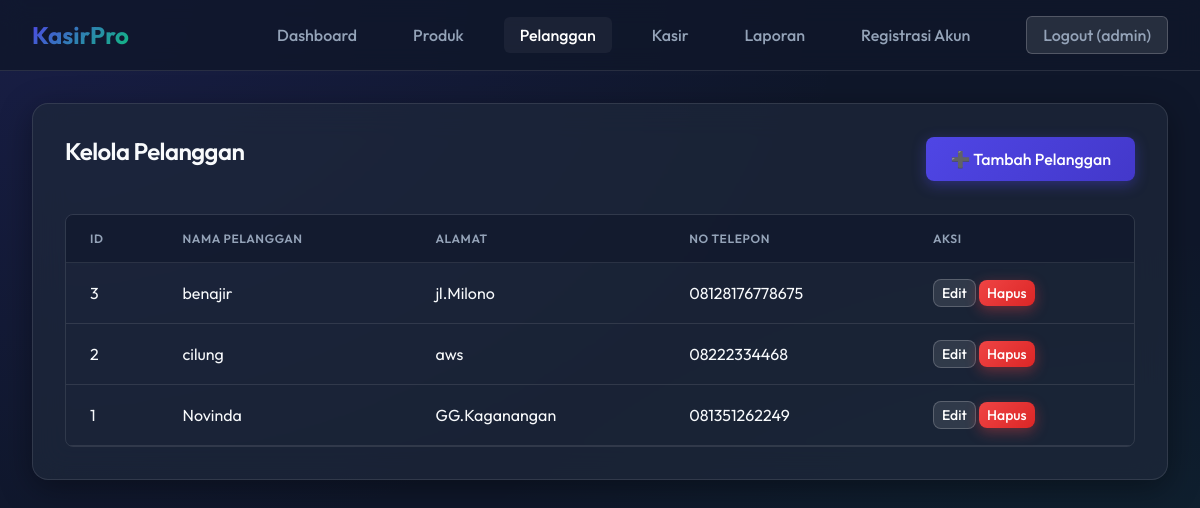
/pelanggan.php (signed in), run on an earlier commit of the app's database.
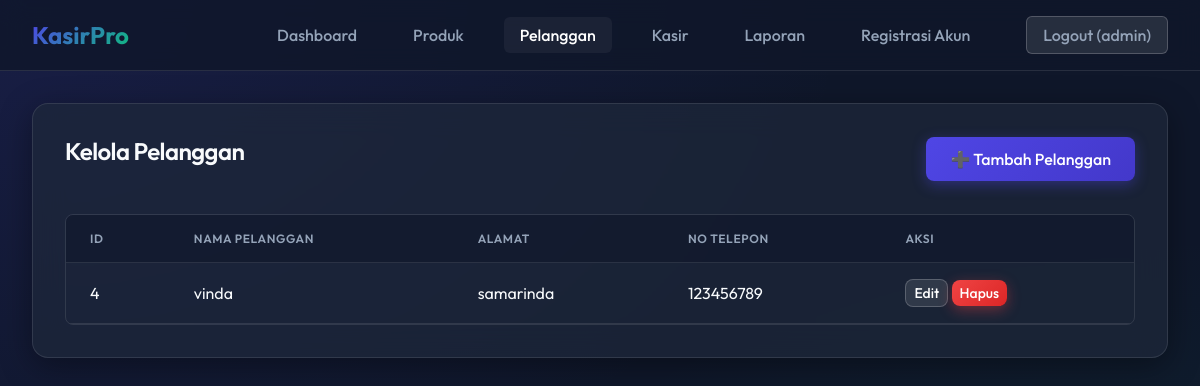
And on a later commit of the database.
### tables this page shows
CREATE TABLE pelanggan (
            PelangganID INTEGER PRIMARY KEY AUTOINCREMENT,
            NamaPelanggan VARCHAR(255) NOT NULL,
            Alamat TEXT NOT NULL,
            NomorTelepon VARCHAR(15) NOT NULL
        );

### pelanggan.php (the view, shortened to what this page needs)
<?php
require 'header.php';
require 'koneksi.php';
$pelanggan = $pdo->query("SELECT * FROM pelanggan ORDER BY PelangganID DESC")->fetchAll();
?>
<div class="glass-panel">
    <div style="display: flex; justify-content: space-between; align-items: center; margin-bottom: 2rem;">
        <h2>Kelola Pelanggan</h2>
        <button onclick="document.getElementById('modalTambah').classList.add('show')" class="btn btn-primary">➕ Tambah Pelanggan</button>
    </div>
    <div class="table-container">
        <table>
            <thead>
                <tr>
                    <th>ID</th>
                    <th>Nama Pelanggan</th>
                    <th>Alamat</th>
                    <th>No Telepon</th>
                    <th>Aksi</th>
                </tr>
            </thead>
            <tbody>
                <?php foreach ($pelanggan as $p): ?>
                <tr>
                    <td><?= $p['PelangganID'] ?></td>
                    <td><?= htmlspecialchars($p['NamaPelanggan']) ?></td>
                    <td><?= htmlspecialchars($p['Alamat']) ?></td>
                    <td><?= htmlspecialchars($p['NomorTelepon']) ?></td>
                    <td>
                        <button onclick="editModal(<?= $p['PelangganID'] ?>, '<?= addslashes($p['NamaPelanggan']) ?>', '<?= addslashes($p['Alamat']) ?>', '<?= addslashes($p['NomorTelepon']) ?>')" class="btn btn-secondary" style="padding: 0.25rem 0.5rem; font-size: 0.875rem;">Edit</button>
                        <a href="pelanggan.php?hapus=<?= $p['PelangganID'] ?>" onclick="return confirm('Yakin ingin menghapus pelanggan ini?')" class="btn btn-danger" style="padding: 0.25rem 0.5rem; font-size: 0.875rem;">Hapus</a>
                    </td>
                </tr>
                <?php endforeach; ?>
            </tbody>
        </table>
    </div>
</div>
<?php require 'footer.php'; ?>

### header.php (shortened to what this page needs)
<?php
$role = $_SESSION['Role'];
?>
<!DOCTYPE html>
<html lang="id">
<head>
    <link rel="stylesheet" href="assets/style.css">
</head>
<body>
    <nav class="navbar">
        <a href="dashboard.php" class="nav-brand">
            <span style="background: linear-gradient(135deg, var(--primary-color) 0%, var(--secondary-color) 100%); -webkit-background-clip: text; -webkit-text-fill-color: transparent;">KasirPro</span>
        </a>
        <div class="nav-links">
            <a href="dashboard.php" class="<?= basename($_SERVER['PHP_SELF']) == 'dashboard.php' ? 'active' : '' ?>">Dashboard</a>
            <?php if ($role == 'Administrator' || $role == 'Petugas'): ?>
                <a href="produk.php" class="<?= basename($_SERVER['PHP_SELF']) == 'produk.php' ? 'active' : '' ?>">Produk</a>
                <a href="pelanggan.php" class="<?= basename($_SERVER['PHP_SELF']) == 'pelanggan.php' ? 'active' : '' ?>">Pelanggan</a>
                <a href="penjualan.php" class="<?= basename($_SERVER['PHP_SELF']) == 'penjualan.php' ? 'active' : '' ?>">Kasir</a>
            <?php endif; ?>
            <?php if ($role == 'Administrator'): ?>
                <a href="laporan.php" class="<?= basename($_SERVER['PHP_SELF']) == 'laporan.php' ? 'active' : '' ?>">Laporan</a>
                <a href="registrasi.php" class="<?= basename($_SERVER['PHP_SELF']) == 'registrasi.php' ? 'active' : '' ?>">Registrasi Akun</a>
            <?php endif; ?>
            <a href="logout.php" class="btn btn-secondary" style="margin-left: 1rem;">Logout (<?= htmlspecialchars($_SESSION['Username']) ?>)</a>
        </div>
    </nav>
    <div class="container animate-fade-in" style="flex-grow: 1;">

### footer.php (shortened to what this page needs)
    </div>
</body>
</html>

### assets/style.css (style rules this page uses)
:root { --primary-color: #4F46E5; --primary-hover: #4338CA; --secondary-color: #10B981; --danger-color: #EF4444; --danger-hover: #DC2626; --background: #0f172a; --surface: rgba(30, 41, 59, 0.7); --surface-border: rgba(255, 255, 255, 0.1); --text-primary: #F8FAFC; --text-secondary: #94A3B8; --card-shadow: 0 8px 32px 0 rgba(0, 0, 0, 0.37); --transition: all 0.3s cubic-bezier(0.4, 0, 0.2, 1); }
* { margin: 0; padding: 0; box-sizing: border-box; font-family: 'Outfit', sans-serif; }
body { background: var(--background); color: var(--text-primary); min-height: 100vh; background-image: radial-gradient(at 0% 0%, rgba(79, 70, 229, 0.15) 0px, transparent 50%), radial-gradient(at 100% 100%, rgba(16, 185, 129, 0.1) 0px, transparent 50%); background-attachment: fixed; display: flex; flex-direction: column; }
.glass-panel { background: var(--surface); backdrop-filter: blur(16px); -webkit-backdrop-filter: blur(16px); border: 1px solid var(--surface-border); border-radius: 16px; box-shadow: var(--card-shadow); padding: 2rem; }
h1, h2, h3, h4 { font-weight: 600; color: var(--text-primary); margin-bottom: 1rem; letter-spacing: -0.025em; }
.container { max-width: 1200px; margin: 0 auto; padding: 2rem; width: 100%; }
.btn { display: inline-flex; align-items: center; justify-content: center; padding: 0.75rem 1.5rem; font-weight: 500; border-radius: 8px; border: none; cursor: pointer; transition: var(--transition); text-decoration: none; font-size: 1rem; gap: 0.5rem; }
.btn-primary { background: linear-gradient(135deg, var(--primary-color) 0%, var(--primary-hover) 100%); color: white; box-shadow: 0 4px 14px 0 rgba(79, 70, 229, 0.39); }
.btn-danger { background: linear-gradient(135deg, var(--danger-color) 0%, var(--danger-hover) 100%); color: white; box-shadow: 0 4px 14px 0 rgba(239, 68, 68, 0.39); }
.btn-secondary { background: rgba(255, 255, 255, 0.1); color: white; border: 1px solid rgba(255, 255, 255, 0.2); }
.navbar { background: rgba(15, 23, 42, 0.8); backdrop-filter: blur(12px); border-bottom: 1px solid var(--surface-border); padding: 1rem 2rem; position: sticky; top: 0; z-index: 100; display: flex; justify-content: space-between; align-items: center; }
.nav-brand { font-size: 1.5rem; font-weight: 700; color: white; text-decoration: none; display: flex; align-items: center; gap: 0.5rem; }
.nav-links { display: flex; gap: 1.5rem; align-items: center; }
.nav-links a { color: var(--text-secondary); text-decoration: none; font-weight: 500; transition: var(--transition); padding: 0.5rem 1rem; border-radius: 6px; }
.nav-links a:hover, .nav-links a.active { color: white; background: rgba(255, 255, 255, 0.05); }
.table-container { overflow-x: auto; margin-top: 1.5rem; border-radius: 8px; border: 1px solid var(--surface-border); }
table { width: 100%; border-collapse: collapse; text-align: left; }
th, td { padding: 1rem 1.5rem; border-bottom: 1px solid var(--surface-border); }
th { background: rgba(15, 23, 42, 0.6); font-weight: 600; color: var(--text-secondary); text-transform: uppercase; font-size: 0.75rem; letter-spacing: 0.05em; }
tr { transition: var(--transition); }
td { color: var(--text-primary); }
.animate-fade-in { animation: fadeIn 0.5s ease-out; }

What changed in the data, as far as the page shows it:
removed pelanggan: PelangganID "3", NamaPelanggan "benajir", Alamat "jl.Milono", NomorTelepon "08128176778675"
removed pelanggan: PelangganID "2", NamaPelanggan "cilung", Alamat "aws", NomorTelepon "08222334468"
removed pelanggan: PelangganID "1", NamaPelanggan "Novinda", Alamat "GG.Kaganangan", NomorTelepon "081351262249"
added pelanggan: PelangganID "4", NamaPelanggan "vinda", Alamat "samarinda", NomorTelepon "123456789"
